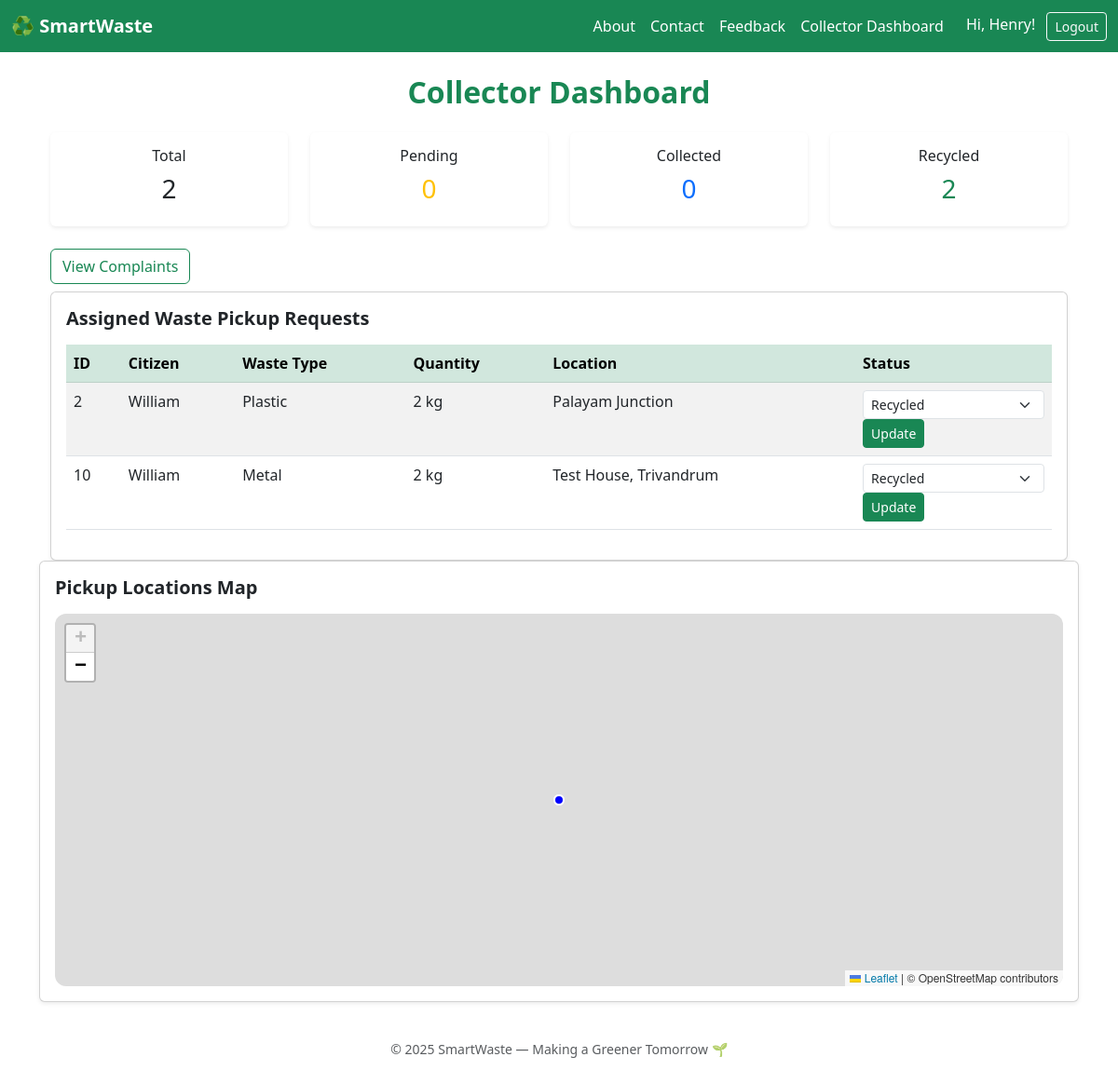
Page /collector/dashboard/ (signed in) on the earlier database version.
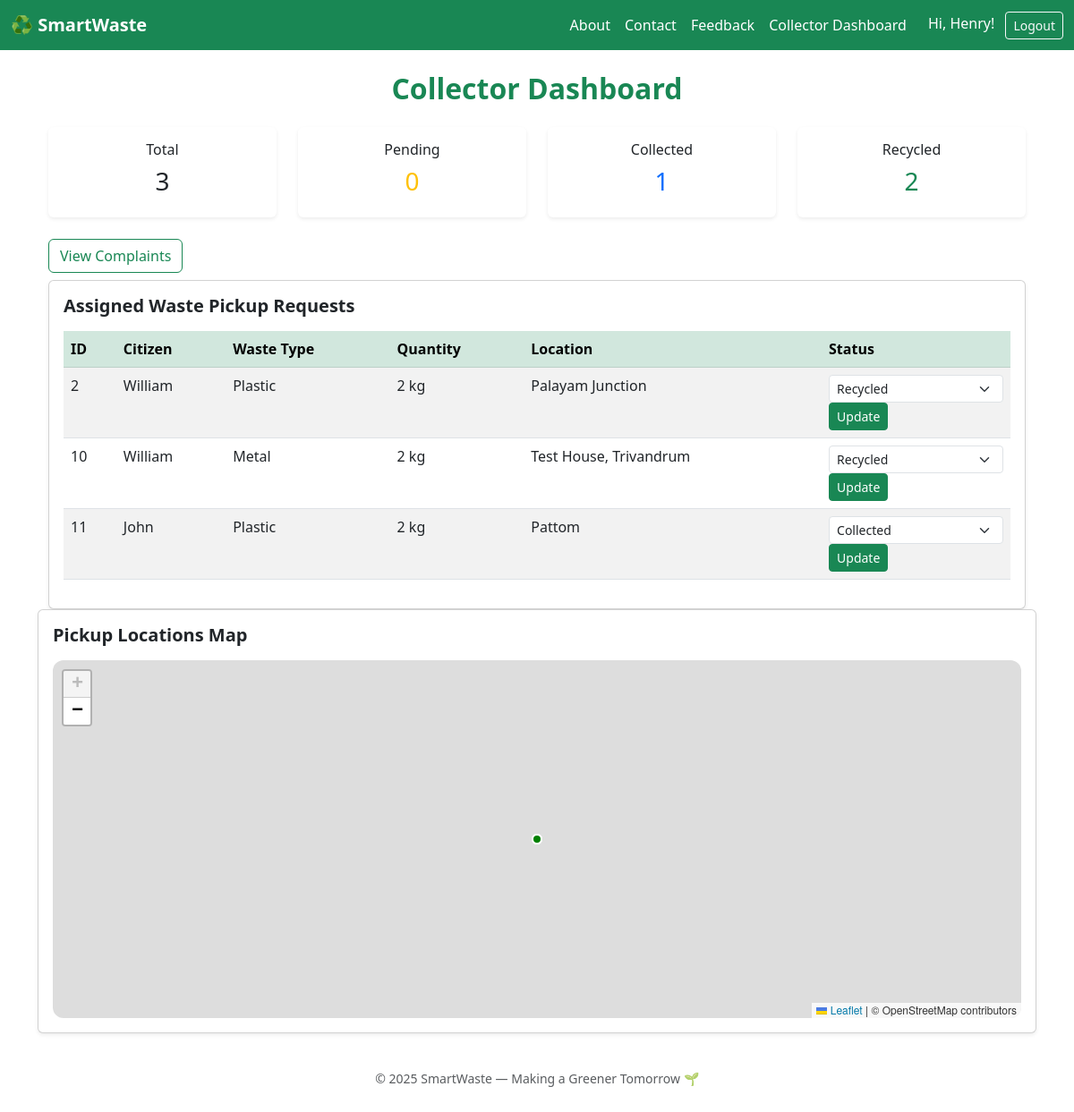
Same page on the later database version.
### app/models.py (models this page shows, shortened)
class WasteRequest(models.Model):
    WASTE_TYPES = (
        ('Plastic', 'Plastic'),
        ('Paper', 'Paper'),
        ('Metal', 'Metal'),
        ('Organic', 'Organic'),
    )
    STATUS_CHOICES = [
    ('Pending', 'Pending'),
    ('Assigned', 'Assigned'),
    ('Collected', 'Collected'),
    ('Recycled', 'Recycled'),
]
    user = models.ForeignKey(User, on_delete=models.CASCADE)
    waste_type = models.CharField(max_length=20, choices=WASTE_TYPES)
    quantity = models.CharField(max_length=50)
    location = models.CharField(max_length=255)
    latitude = models.FloatField(null=True, blank=True)
    longitude = models.FloatField(null=True, blank=True)
    status = models.CharField(max_length=20, choices=STATUS_CHOICES, default='Pending')
    assigned_collector = models.ForeignKey(User, on_delete=models.SET_NULL, null=True, blank=True, related_name='assigned_requests')
    created_at = models.DateTimeField(auto_now_add=True)

class User(AbstractUser):
    ROLE_CHOICES = (
        ('citizen', 'Citizen'),
        ('collector', 'Collector'),
        ('admin', 'Admin'),
    )
    role = models.CharField(max_length=20, choices=ROLE_CHOICES, default='citizen')
    address = models.TextField(blank=True, null=True)
    eco_points = models.IntegerField(default=0)

### app/views.py (the view, shortened to what this page needs)
# urls.py: path('collector/dashboard/', views.collector_dashboard, name='collector_dashboard'),
@login_required
def collector_dashboard(request):
    if request.user.role != 'collector':
        messages.error(request, "Access denied.")
        return redirect('home')
    collector = request.user
    assigned_requests = WasteRequest.objects.filter(assigned_collector=collector)
    summary = {
        "total": assigned_requests.count(),
        "pending": assigned_requests.filter(status="Pending").count(),
        "collected": assigned_requests.filter(status="Collected").count(),
        "recycled": assigned_requests.filter(status="Recycled").count(),
    }
    geolocator = Nominatim(user_agent="smartwaste")
    map_data = []
    for req in assigned_requests:
        location = None
        try:
            location = geolocator.geocode(req.location, timeout=10)
        except Exception:
            pass
        if location:
            lat, lon = location.latitude, location.longitude
        else:
            lat, lon = 8.5241, 76.9366
        map_data.append({
            "latitude": lat,
            "longitude": lon,
            "citizen": req.user.username,
            "waste_type": req.waste_type,
            "status": req.status,
            "location": req.location,
        })
    context = {
        "assigned_requests": assigned_requests,
        "summary": summary,
        "map_data": json.dumps(map_data),
    }
    return render(request, "collector/collector_dashboard.html", context)

### templates/collector/collector_dashboard.html (shortened to what this page needs)
{% extends 'base.html' %}
{% load static %}
{% block content %}
<div class="container mt-4">
    <h2 class="text-center mb-4 fw-bold text-success">Collector Dashboard</h2>
    <div class="row text-center mb-4">
        <div class="col-md-3">
            <div class="card shadow-sm border-0">
                <div class="card-body">
                    <h6>Total</h6>
                    <h3> {{ summary.total }}</h3>
                </div>
            </div>
        </div>
        <div class="col-md-3">
            <div class="card shadow-sm border-0">
                <div class="card-body">
                    <h6>Pending</h6>
                    <h3 class="text-warning"> {{ summary.pending }}</h3>
                </div>
            </div>
        </div>
        <div class="col-md-3">
            <div class="card shadow-sm border-0">
                <div class="card-body">
                    <h6>Collected</h6>
                    <h3 class="text-primary"> {{ summary.collected }}</h3>
                </div>
            </div>
        </div>
        <div class="col-md-3">
            <div class="card shadow-sm border-0">
                <div class="card-body">
                    <h6>Recycled</h6>
                    <h3 class="text-success"> {{ summary.recycled }}</h3>
                </div>
            </div>
        </div>
    </div>
    <a href="{% url 'collector_complaints' %}" class="btn btn-outline-success mb-2">
  View Complaints
</a>
    <div class="card shadow-sm">
        <div class="card-body">
            <h5 class="fw-bold mb-3"> Assigned Waste Pickup Requests</h5>
            <table class="table table-striped table-hover">
                <thead class="table-success">
                    <tr>
                        <th>ID</th>
                        <th>Citizen</th>
                        <th>Waste Type</th>
                        <th>Quantity</th>
                        <th>Location</th>
                        <th>Status</th>
                    </tr>
                </thead>
                <tbody>
                    {% for req in assigned_requests %}
                    <tr>
                        <td>{{ req.id }}</td>
                        <td>{{ req.user.username }}</td>
                        <td>{{ req.waste_type }}</td>
                        <td>{{ req.quantity }}</td>
                        <td>{{ req.location }}</td>
                        <td>
    <form method="post" action="{% url 'update_request_status' req.id %}">
        <select name="status" class="form-select form-select-sm" onchange="this.form.submit()">
            <option value="Collected" {% if req.status == 'Collected' %}selected{% endif %}>Collected</option>
            <option value="Recycled" {% if req.status == 'Recycled' %}selected{% endif %}>Recycled</option>
        </select>
        <button type="submit" class="btn btn-success btn-sm">Update</button>
    </form>
</td>
                    </tr>
                    {% empty %}
                    <tr>
                        <td colspan="6" class="text-center text-muted">No assigned requests yet.</td>
                    </tr>
                    {% endfor %}
                </tbody>
            </table>
        </div>
    </div>
</div>
    <div class="card shadow-sm mb-4">
        <div class="card-body">
            <h5 class="fw-bold mb-3"> Pickup Locations Map</h5>
            <div id="map" style="height: 400px; border-radius: 12px;"></div>
        </div>
    </div>
<link rel="stylesheet" href="https://unpkg.com/leaflet@1.9.4/dist/leaflet.css"/>
{% endblock %}

Differences in the rows shown:
added WasteRequest: id "11", user.username "John", waste_type "Plastic", quantity "2 kg", location "Pattom", status "Collected"
Other differences:
{{ summary.total }}: "2" → "3"
{{ summary.collected }}: "0" → "1"
